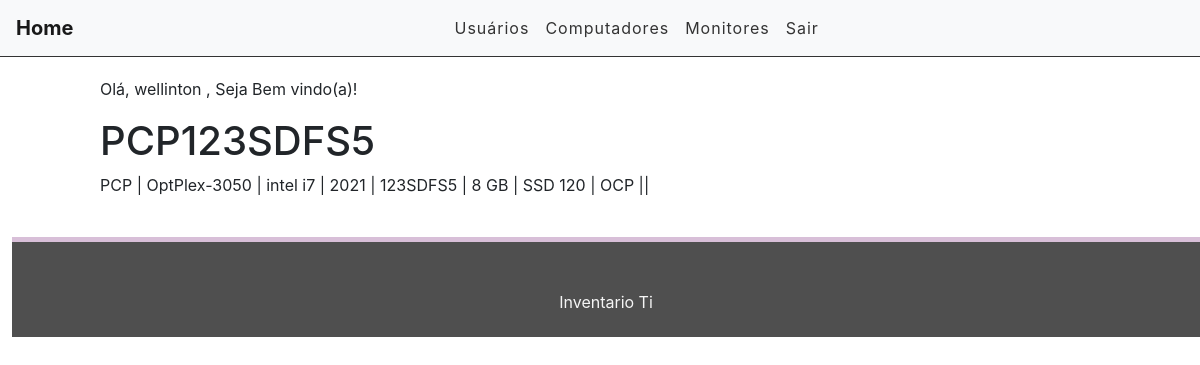
The app's page /computadores/computadores/1 (signed in) with its own data.
### computadores/models.py (models this page shows)
class Maquinas(models.Model):
    TIPO = (('PCP', 'DESKTOP'),('NOT', 'NOTEBOOK'),)
    tipo = models.CharField(max_length=3, choices=TIPO, blank=False, null=False, default='PCP')
    nome_pc = models.CharField(max_length=30)
    modelo = models.CharField(max_length=30)
    processador = models.CharField(max_length=20)
    ano_compra = models.CharField(max_length=5)
    service_tag = models.CharField(max_length=15)
    memoria_ram = models.CharField(max_length=10)
    armazenamento = models.CharField(max_length=10)
    STATUS = (('DSP', 'Disponivel'), ('OCP', 'Ocupado'),)
    status = models.CharField(max_length=15, choices=STATUS, blank=False, null=False, default='Disponivel' )
    class Meta:
        verbose_name_plural = "Maquina"
    def __str__(self):
        return self.nome_pc

### computadores/views.py (the view)
# urls.py: path('computadores/<int:id>', views.maquinasView, name='maquinas_view'),
@login_required
def maquinasView(request, id):
    views = get_object_or_404(Maquinas, pk=id)
    print(views)
    return render(request, 'computadores/computadores_views.html', {'views': views})

### inventario/templates/computadores/computadores_views.html
{% extends 'base2.html' %}
{% load static %}
{% block content %}
<div class="offset-1 col-10 list-div">
    <p>Olá, {{ request.user.username }} , Seja Bem vindo(a)!</p>
    <h1> {{ views.nome_pc}} </h1>
    <p>{{ views.tipo }} | {{ views.modelo }} | {{ views.processador }} | {{ views.ano_compra }} | {{ views.service_tag }} | {{ views.memoria_ram }} | {{ views.armazenamento }} | {{ views.status }}   ||   </p><br>
</div>
{% endblock %}

### inventario/static/css/style.css (style rules this page uses)
.list-div { padding: 0; }

### records on screen
Maquinas: nome_pc "PCP123SDFS5", tipo "PCP", modelo "OptPlex-3050", processador "intel i7", ano_compra "2021", service_tag "123SDFS5", memoria_ram "8 GB", armazenamento "SSD 120", status "OCP"

### other values on screen
{{ request.user.username }} "wellinton"
